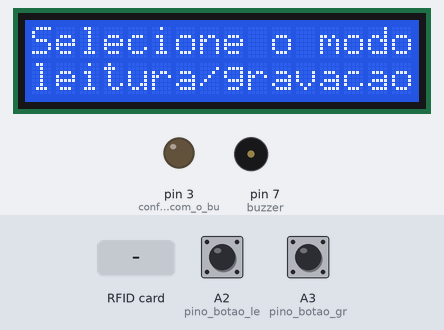
The sketch below on a simulated Arduino Uno, built with avr-gcc and run on an emulated ATmega328P. Parts: 16×2 character LCD, output pins drawn as LEDs (lit = HIGH), buzzer (waves = sounding). The test bench sets the inputs (shaded band); at power-on: A2 (pino_botao_le) LOW, A3 (pino_botao_gr) LOW. Pins used as bus, display or sensor lines are not drawn; what the sketch prints to the serial monitor is not drawn.

Above: at 1.3 s.
1.4 s: A2 (pino_botao_le) pulled HIGH for 0.15 s
At 2.8 s:
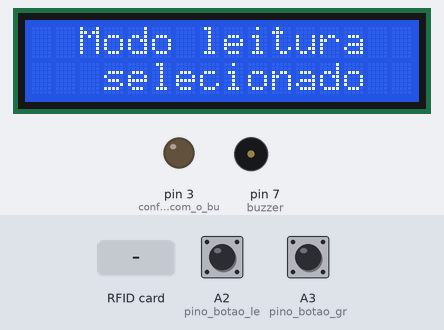
4.5 s: RFID card 5E 7A 19 C4 held to the reader
At 5.9 s:
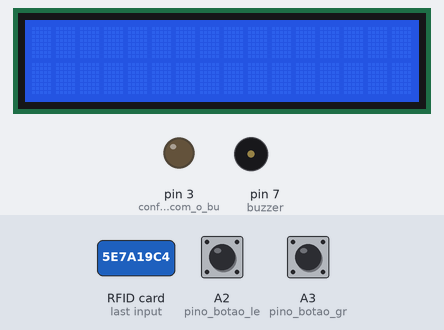
7.5 s: A3 (pino_botao_gr) pulled HIGH for 1 s
At 8.5 s:
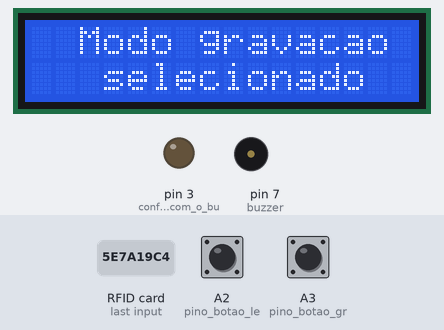
11.5 s: RFID card 5E 7A 19 C4 held to the reader
At 13.0 s:
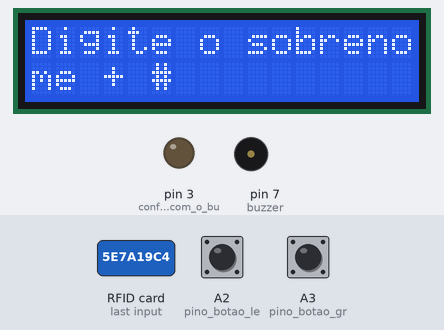
Timing chart, 0 to 33.1 s (numbered marks = the images above; inputs shaded):
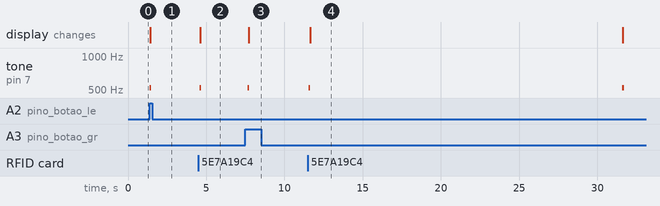

The sketch:

cartaogravar.ino
```cpp
#include <SPI.h>
#include <MFRC522.h>
#include <LiquidCrystal_I2C.h>

//Pinos Reset e SS módulo MFRC522
#define SS_PIN 10
#define RST_PIN 9
MFRC522 mfrc522(SS_PIN, RST_PIN);
LiquidCrystal_I2C lcd(0x27,2,1,0,4,5,6,7,3, POSITIVE);

int buzzer = 7;


#define pino_botao_le A2
#define pino_botao_gr A3

MFRC522::MIFARE_Key key;

void setup()
{
  pinMode(pino_botao_le, INPUT);
  pinMode(pino_botao_gr, INPUT);
  pinMode(3, OUTPUT); // configura o pino com o buzzer como saída
  Serial.begin(9600);   //Inicia a serial
  SPI.begin();      //Inicia  SPI bus
  mfrc522.PCD_Init();   //Inicia MFRC522

  //Inicializa o LCD 16x2
  lcd.begin(16, 2);
  mensageminicial();

  //Prepara chave - padrao de fabrica = FFFFFFFFFFFFh
  for (byte i = 0; i < 6; i++) key.keyByte[i] = 0xFF;
}

void loop()
{
  //Verifica se o botao modo leitura foi pressionado
  int modo_le = digitalRead(pino_botao_le);
  if (modo_le != 0)
  {
    tone(buzzer, 523, 100);
    lcd.clear();
    Serial.println("Modo leitura selecionado");
    lcd.setCursor(2, 0);
    lcd.print("Modo leitura");
    lcd.setCursor(3, 1);
    lcd.print("selecionado");
    while (digitalRead(pino_botao_le) == 1) {}
    delay(3000);
    modo_leitura();
  }
  //Verifica se o botao modo gravacao foi pressionado
  int modo_gr = digitalRead(pino_botao_gr);
  if (modo_gr != 0)
  {
    tone(buzzer, 523, 100);
    lcd.clear();
    Serial.println("Modo gravacao selecionado");
    lcd.setCursor(2, 0);
    lcd.print("Modo gravacao");
    lcd.setCursor(3, 1);
    lcd.print("selecionado");
    while (digitalRead(pino_botao_gr) == 1) {}
    delay(3000);
    modo_gravacao();
  }
}

void mensageminicial()
{
  Serial.println("nSelecione o modo leitura ou gravacao...");
  Serial.println();
  lcd.clear();
  lcd.print("Selecione o modo");
  lcd.setCursor(0, 1);
  lcd.print("leitura/gravacao");
}

void mensagem_inicial_cartao()
{
  Serial.println("Aproxime o seu cartao do leitor...");
  lcd.clear();
  lcd.print(" Aproxime o seu");
  lcd.setCursor(0, 1);
  lcd.print("cartao do leitor");
}


void modo_leitura()
{
  mensagem_inicial_cartao();
  //Aguarda cartao
  while ( ! mfrc522.PICC_IsNewCardPresent())
  {
    delay(100);
  }
  if ( ! mfrc522.PICC_ReadCardSerial())
  {
    return;
  }
  //Mostra UID na serial
  tone(buzzer, 523, 100);
  Serial.print("UID da tag : ");
  String conteudo = "";
  byte letra;
  for (byte i = 0; i < mfrc522.uid.size; i++)
  {
    Serial.print(mfrc522.uid.uidByte[i] < 0x10 ? " 0" : " ");
    Serial.print(mfrc522.uid.uidByte[i], HEX);
    conteudo.concat(String(mfrc522.uid.uidByte[i]<0x10 ? " 0" : " "));
    conteudo.concat(String(mfrc522.uid.uidByte[i], HEX));
  }
  Serial.println();

  //Obtem os dados do setor 1, bloco 4 = Nome
  byte sector         = 1;
  byte blockAddr      = 4;
  byte trailerBlock   = 7;
  byte status;
  byte buffer[18];
  byte size = sizeof(buffer);

  //Autenticacao usando chave A
  status=mfrc522.PCD_Authenticate(MFRC522::PICC_CMD_MF_AUTH_KEY_A,
                                  trailerBlock, &key, &(mfrc522.uid));
  if (status != MFRC522::STATUS_OK) {
    Serial.print(F("PCD_Authenticate() failed: "));
    Serial.println(mfrc522.GetStatusCodeName(status));
    return;
  }
  status = mfrc522.MIFARE_Read(blockAddr, buffer, &size);
  if (status != MFRC522::STATUS_OK) {
    Serial.print(F("MIFARE_Read() failed: "));
    Serial.println(mfrc522.GetStatusCodeName(status));
  }
  //Mostra os dados do nome no Serial Monitor e LCD
  lcd.clear();
  lcd.setCursor(0, 0);
  for (byte i = 1; i < 16; i++)
  {
    Serial.print(char(buffer[i]));
    lcd.write(char(buffer[i]));
  }
  Serial.println();

  //Obtem os dados do setor 0, bloco 1 = Sobrenome
  sector         = 0;
  blockAddr      = 1;
  trailerBlock   = 3;

  //Autenticacao usando chave A
  status=mfrc522.PCD_Authenticate(MFRC522::PICC_CMD_MF_AUTH_KEY_A,
                                  trailerBlock, &key, &(mfrc522.uid));
  if (status != MFRC522::STATUS_OK)
  {
    Serial.print(F("PCD_Authenticate() failed: "));
    Serial.println(mfrc522.GetStatusCodeName(status));
    return;
  }
  status = mfrc522.MIFARE_Read(blockAddr, buffer, &size);
  if (status != MFRC522::STATUS_OK)
  {
    Serial.print(F("MIFARE_Read() failed: "));
    Serial.println(mfrc522.GetStatusCodeName(status));
  }
  //Mostra os dados do sobrenome no Serial Monitor e LCD
  lcd.setCursor(0, 1);
  for (byte i = 0; i < 16; i++)
  {
    Serial.print(char(buffer[i]));
    lcd.write(char(buffer[i]));
  }
  Serial.println();

  // Halt PICC
  mfrc522.PICC_HaltA();
  // Stop encryption on PCD
  mfrc522.PCD_StopCrypto1();
  delay(3000);
  mensageminicial();
}

void modo_gravacao()
{
  mensagem_inicial_cartao();
  //Aguarda cartao
  while ( ! mfrc522.PICC_IsNewCardPresent()) {
    delay(100);
  }
  if ( ! mfrc522.PICC_ReadCardSerial())    return;

  //Mostra UID na serial
  tone(buzzer, 523, 100);
  Serial.print(F("UID do Cartao: "));    //Dump UID
  for (byte i = 0; i < mfrc522.uid.size; i++)
  {
    Serial.print(mfrc522.uid.uidByte[i] < 0x10 ? " 0" : " ");
    Serial.print(mfrc522.uid.uidByte[i], HEX);
  }
  //Mostra o tipo do cartao
  Serial.print(F("nTipo do PICC: "));
  byte piccType = mfrc522.PICC_GetType(mfrc522.uid.sak);
  Serial.println(mfrc522.PICC_GetTypeName(piccType));

  byte buffer[34];
  byte block;
  byte status, len;

  Serial.setTimeout(20000L) ;
  Serial.println(F("Digite o sobrenome,em seguida o caractere #"));
  lcd.clear();
  lcd.print("Digite o sobreno");
  lcd.setCursor(0, 1);
  lcd.print("me + #");
  len = Serial.readBytesUntil('#', (char *) buffer, 30) ;
  for (byte i = len; i < 30; i++) buffer[i] = ' ';
  tone(buzzer, 523, 100);

  block = 1;
  //Serial.println(F("Autenticacao usando chave A..."));
  status=mfrc522.PCD_Authenticate(MFRC522::PICC_CMD_MF_AUTH_KEY_A,
                                    block, &key, &(mfrc522.uid));
  if (status != MFRC522::STATUS_OK) {
    Serial.print(F("PCD_Authenticate() failed: "));
    Serial.println(mfrc522.GetStatusCodeName(status));
    return;
  }

  //Grava no bloco 1
  status = mfrc522.MIFARE_Write(block, buffer, 16);
  if (status != MFRC522::STATUS_OK) {
    Serial.print(F("MIFARE_Write() failed: "));
    Serial.println(mfrc522.GetStatusCodeName(status));
    return;
  }

  block = 2;
  //Serial.println(F("Autenticacao usando chave A..."));
  status=mfrc522.PCD_Authenticate(MFRC522::PICC_CMD_MF_AUTH_KEY_A,
                                    block, &key, &(mfrc522.uid));
  if (status != MFRC522::STATUS_OK) {
    Serial.print(F("PCD_Authenticate() failed: "));
    Serial.println(mfrc522.GetStatusCodeName(status));
    return;
  }

  //Grava no bloco 2
  status = mfrc522.MIFARE_Write(block, &buffer[16], 16);
  if (status != MFRC522::STATUS_OK) {
    Serial.print(F("MIFARE_Write() failed: "));
    Serial.println(mfrc522.GetStatusCodeName(status));
    return;
  }

  Serial.println(F("Digite o nome, em seguida o caractere #"));
  lcd.clear();
  lcd.print("Digite o nome e");
  lcd.setCursor(0, 1);
  lcd.print("em seguida #");
  len = Serial.readBytesUntil('#', (char *) buffer, 20) ;
  for (byte i = len; i < 20; i++) buffer[i] = ' ';
  tone(buzzer, 523, 100);

  block = 4;
  //Serial.println(F("Autenticacao usando chave A..."));
  status=mfrc522.PCD_Authenticate(MFRC522::PICC_CMD_MF_AUTH_KEY_A,
                                    block, &key, &(mfrc522.uid));
  if (status != MFRC522::STATUS_OK) {
    Serial.print(F("PCD_Authenticate() failed: "));
    Serial.println(mfrc522.GetStatusCodeName(status));
    return;
  }

  //Grava no bloco 4
  status = mfrc522.MIFARE_Write(block, buffer, 16);
  if (status != MFRC522::STATUS_OK) {
    Serial.print(F("MIFARE_Write() failed: "));
    Serial.println(mfrc522.GetStatusCodeName(status));
    return;
  }

  block = 5;
  //Serial.println(F("Authenticating using key A..."));
  status=mfrc522.PCD_Authenticate(MFRC522::PICC_CMD_MF_AUTH_KEY_A,
                                    block, &key, &(mfrc522.uid));
  if (status != MFRC522::STATUS_OK) {
    Serial.print(F("PCD_Authenticate() failed: "));
    Serial.println(mfrc522.GetStatusCodeName(status));
    return;
  }

  //Grava no bloco 5
  status = mfrc522.MIFARE_Write(block, &buffer[16], 16);
  if (status != MFRC522::STATUS_OK) {
    Serial.print(F("MIFARE_Write() failed: "));
    Serial.println(mfrc522.GetStatusCodeName(status));
    tone(buzzer, 2000, 100);
    //return;
  }
  else
  {
    Serial.println(F("Dados gravados com sucesso!"));
    lcd.clear();
    lcd.print("Gravacao OK!");
    tone(buzzer, 523, 100);
    tone(buzzer, 523, 100);
  }

  mfrc522.PICC_HaltA(); // Halt PICC
  mfrc522.PCD_StopCrypto1();  // Stop encryption on PCD
  delay(5000);

  mensageminicial();
}
```

Measured:
- after the input at 1.4 s, tone on pin 7 (buzzer): silent → 523 Hz at once, → silent 0.10 s later; the display: changes at once (image 1)
- after the input at 4.5 s, tone on pin 7 (buzzer): silent → 523 Hz after 0.09 s, → silent 0.10 s later; the display: changes after 0.13 s (image 2)
- after the input at 7.5 s, tone on pin 7 (buzzer): silent → 523 Hz after 0.16 s, → silent 0.10 s later; the display: changes after 0.20 s (image 3)
- after the input at 11.5 s, tone on pin 7 (buzzer): alternates 523 Hz for 0.10 s and silent for 20.0 s, starting at once; the display: changes after 0.14 s (image 4)
